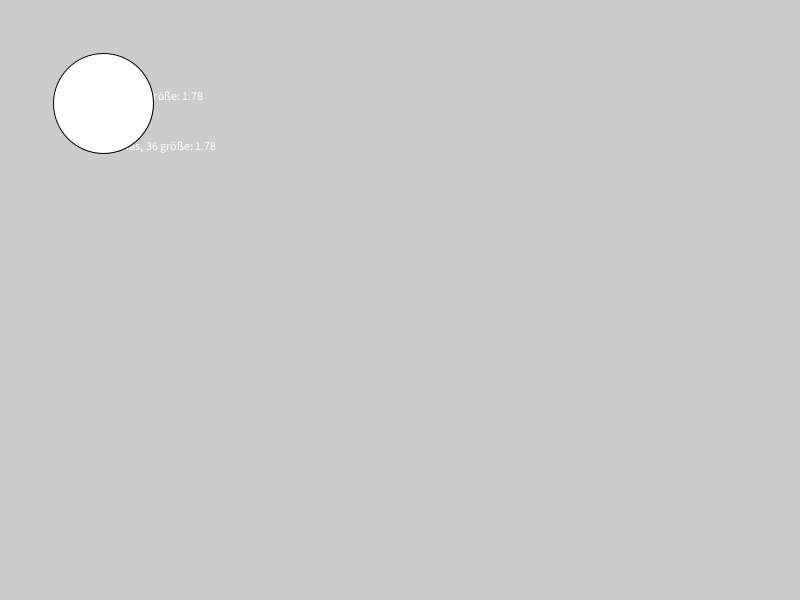
Frame 1 (no input)
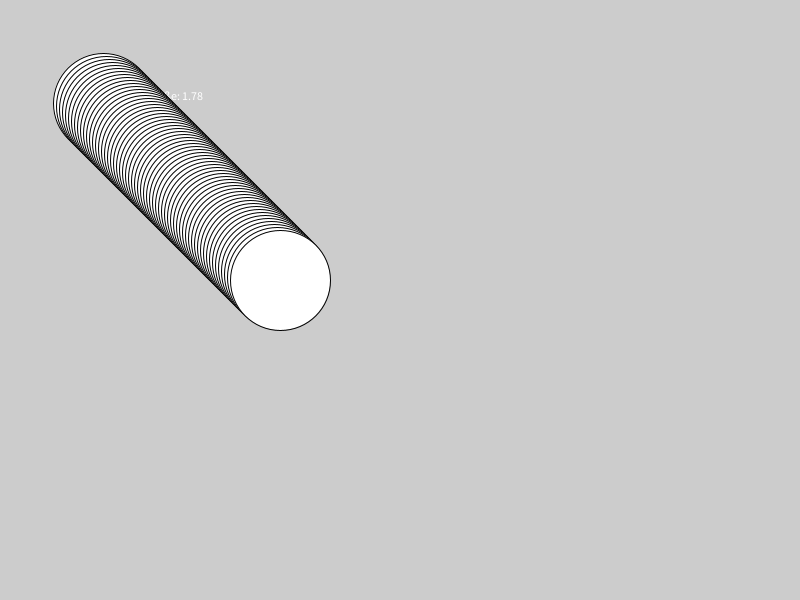
Frame 60 (the mouse pressed at the canvas centre just before this capture)
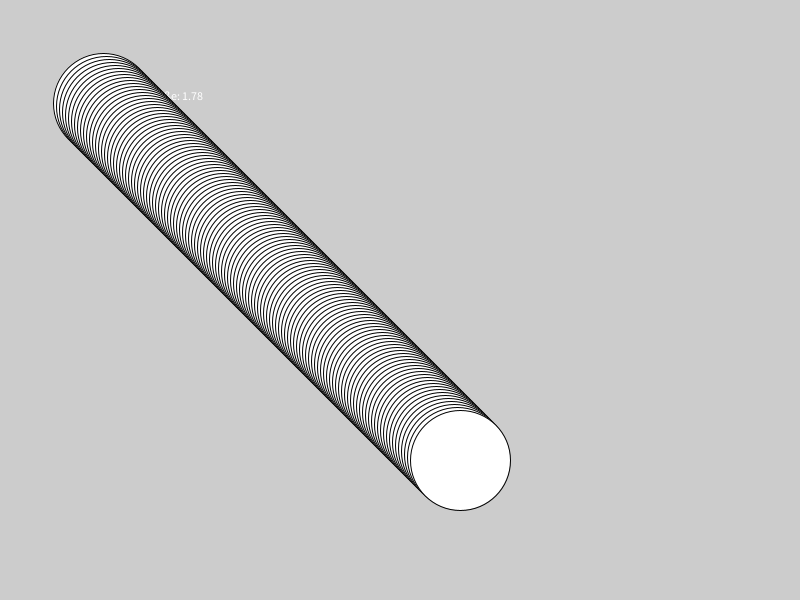
Frame 120 (the mouse held since frame 60 and released just before this capture)

The Processing sketch that drew these frames (run headless with seeded random() and noise(); from frame 60 on, the mouse is pressed at the canvas centre):

// Processing sketch: sketch_140410
// ── sketch_140410.pde
boolean active = true; // true false
int age = 36;// Integer 0, 1, 2, 3, 4, -1, ...
float size = 1.78;// 1.324, 6.356, 2345.56
String name = "Klaus";// "Hello"

float xPos = 100;
float yPos = 100;

float xSpeed = 3;
float ySpeed = 3;

void setup() {
  size(800, 600);
  frameRate(30);
  //  noCursor();

  text(name + ", " + age + " größe: " + size, 100, 100);

  name = "Thomas";
  text(name + ", " + age + " größe: " + size, 100, 150);
}

void draw() {
  xPos = xPos + xSpeed;
  yPos = yPos + ySpeed;
  
  if(xPos > width + 50){
    xPos = -50;
    //yPos = random(height);
    xSpeed = random(3, 20);
    fill(255,random(255), 0);
  }
  
  if(yPos > height + 50){
    yPos = -50;
    ySpeed = random(3, 20);
    fill(0,random(255), 255);
  }
  ellipse(xPos, yPos, 100, 100);
}
